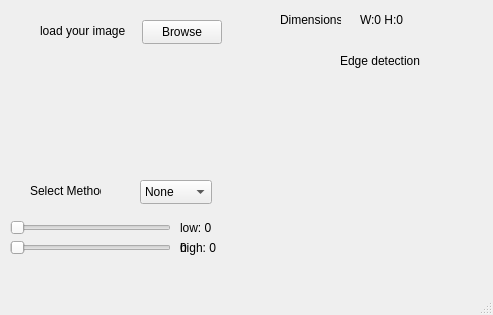
<?xml version="1.0" encoding="UTF-8"?>
<ui version="4.0">
 <class>MainWindow</class>
 <widget class="QMainWindow" name="MainWindow">
  <property name="geometry">
   <rect>
    <x>0</x>
    <y>0</y>
    <width>493</width>
    <height>315</height>
   </rect>
  </property>
  <property name="maximumSize">
   <size>
    <width>2040</width>
    <height>480</height>
   </size>
  </property>
  <property name="windowTitle">
   <string>MainWindow</string>
  </property>
  <widget class="QWidget" name="centralwidget">
   <widget class="QPushButton" name="pushButton">
    <property name="geometry">
     <rect>
      <x>142</x>
      <y>20</y>
      <width>80</width>
      <height>24</height>
     </rect>
    </property>
    <property name="text">
     <string>Browse</string>
    </property>
   </widget>
   <widget class="QLabel" name="label">
    <property name="geometry">
     <rect>
      <x>40</x>
      <y>20</y>
      <width>91</width>
      <height>21</height>
     </rect>
    </property>
    <property name="text">
     <string>load your image</string>
    </property>
   </widget>
   <widget class="QLabel" name="label_2_pic">
    <property name="geometry">
     <rect>
      <x>50</x>
      <y>60</y>
      <width>121</width>
      <height>101</height>
     </rect>
    </property>
    <property name="maximumSize">
     <size>
      <width>360</width>
      <height>360</height>
     </size>
    </property>
    <property name="text">
     <string/>
    </property>
   </widget>
   <widget class="QLabel" name="label_4">
    <property name="geometry">
     <rect>
      <x>280</x>
      <y>10</y>
      <width>61</width>
      <height>20</height>
     </rect>
    </property>
    <property name="maximumSize">
     <size>
      <width>200</width>
      <height>20</height>
     </size>
    </property>
    <property name="text">
     <string>Dimensions:</string>
    </property>
   </widget>
   <widget class="QLabel" name="dimension_values">
    <property name="geometry">
     <rect>
      <x>360</x>
      <y>10</y>
      <width>111</width>
      <height>20</height>
     </rect>
    </property>
    <property name="maximumSize">
     <size>
      <width>300</width>
      <height>20</height>
     </size>
    </property>
    <property name="text">
     <string>W:0 H:0</string>
    </property>
   </widget>
   <widget class="QLabel" name="label_edge_pic">
    <property name="geometry">
     <rect>
      <x>280</x>
      <y>80</y>
      <width>181</width>
      <height>161</height>
     </rect>
    </property>
    <property name="maximumSize">
     <size>
      <width>360</width>
      <height>360</height>
     </size>
    </property>
    <property name="text">
     <string/>
    </property>
   </widget>
   <widget class="QLabel" name="label_2">
    <property name="geometry">
     <rect>
      <x>340</x>
      <y>50</y>
      <width>91</width>
      <height>21</height>
     </rect>
    </property>
    <property name="text">
     <string>Edge detection</string>
    </property>
   </widget>
   <widget class="QComboBox" name="comboBox_edgeMethod">
    <property name="geometry">
     <rect>
      <x>140</x>
      <y>180</y>
      <width>72</width>
      <height>24</height>
     </rect>
    </property>
    <item>
     <property name="text">
      <string>None</string>
     </property>
    </item>
    <item>
     <property name="text">
      <string>Sobel</string>
     </property>
    </item>
    <item>
     <property name="text">
      <string>Canny</string>
     </property>
    </item>
   </widget>
   <widget class="QSlider" name="slider_lowThreshold">
    <property name="geometry">
     <rect>
      <x>10</x>
      <y>220</y>
      <width>161</width>
      <height>16</height>
     </rect>
    </property>
    <property name="maximumSize">
     <size>
      <width>720</width>
      <height>30</height>
     </size>
    </property>
    <property name="maximum">
     <number>255</number>
    </property>
    <property name="orientation">
     <enum>Qt::Orientation::Horizontal</enum>
    </property>
   </widget>
   <widget class="QSlider" name="slider_highThreshold">
    <property name="geometry">
     <rect>
      <x>10</x>
      <y>240</y>
      <width>161</width>
      <height>16</height>
     </rect>
    </property>
    <property name="maximumSize">
     <size>
      <width>720</width>
      <height>30</height>
     </size>
    </property>
    <property name="maximum">
     <number>255</number>
    </property>
    <property name="orientation">
     <enum>Qt::Orientation::Horizontal</enum>
    </property>
   </widget>
   <widget class="QSlider" name="Slider_thresolding">
    <property name="geometry">
     <rect>
      <x>10</x>
      <y>240</y>
      <width>161</width>
      <height>16</height>
     </rect>
    </property>
    <property name="maximumSize">
     <size>
      <width>720</width>
      <height>30</height>
     </size>
    </property>
    <property name="maximum">
     <number>255</number>
    </property>
    <property name="orientation">
     <enum>Qt::Orientation::Horizontal</enum>
    </property>
   </widget>
   <widget class="QLabel" name="label_6_thresold">
    <property name="geometry">
     <rect>
      <x>180</x>
      <y>240</y>
      <width>49</width>
      <height>16</height>
     </rect>
    </property>
    <property name="text">
     <string>0</string>
    </property>
   </widget>
   <widget class="QLabel" name="label_6_thresold_high">
    <property name="geometry">
     <rect>
      <x>180</x>
      <y>240</y>
      <width>49</width>
      <height>16</height>
     </rect>
    </property>
    <property name="text">
     <string>high: 0</string>
    </property>
   </widget>
   <widget class="QLabel" name="label_6_thresold_low">
    <property name="geometry">
     <rect>
      <x>180</x>
      <y>220</y>
      <width>49</width>
      <height>16</height>
     </rect>
    </property>
    <property name="text">
     <string>low: 0</string>
    </property>
   </widget>
   <widget class="QLabel" name="label_3">
    <property name="geometry">
     <rect>
      <x>30</x>
      <y>180</y>
      <width>71</width>
      <height>21</height>
     </rect>
    </property>
    <property name="text">
     <string>Select Method</string>
    </property>
   </widget>
  </widget>
  <widget class="QMenuBar" name="menubar">
   <property name="geometry">
    <rect>
     <x>0</x>
     <y>0</y>
     <width>493</width>
     <height>17</height>
    </rect>
   </property>
  </widget>
  <widget class="QStatusBar" name="statusbar"/>
 </widget>
 <resources/>
 <connections/>
</ui>
